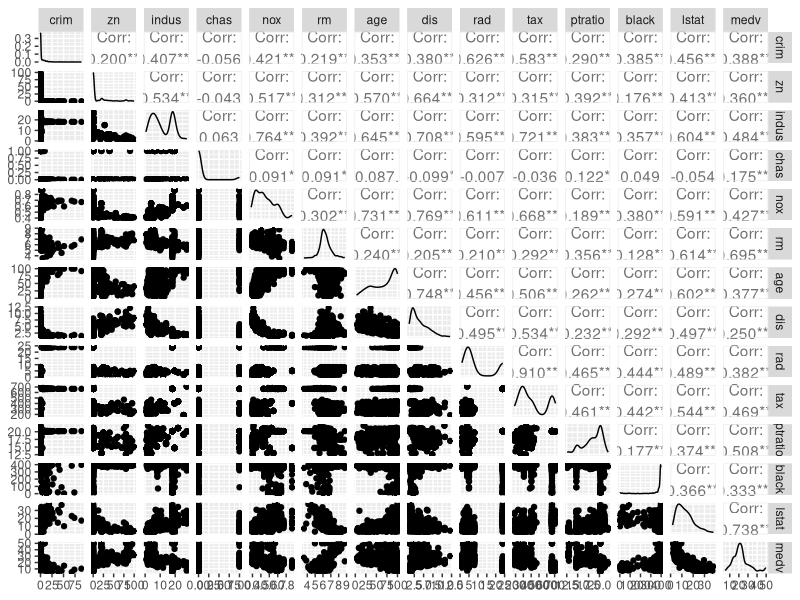
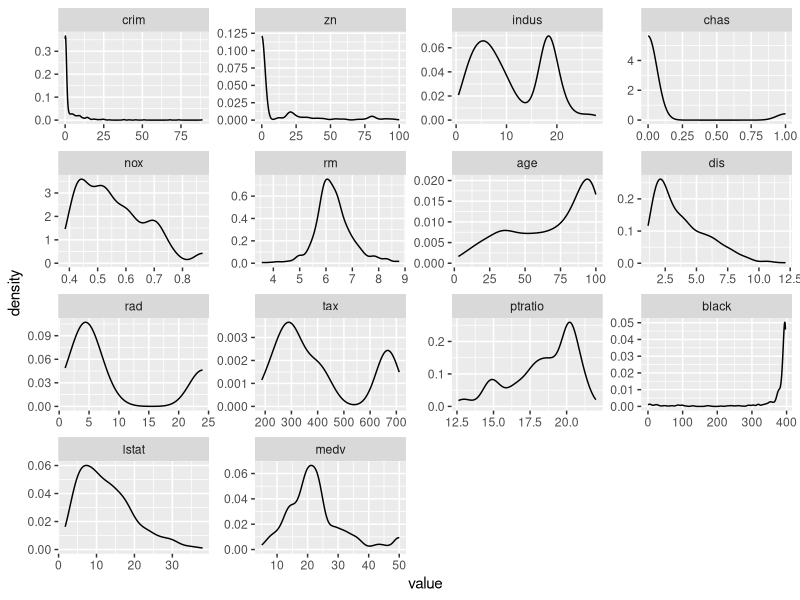
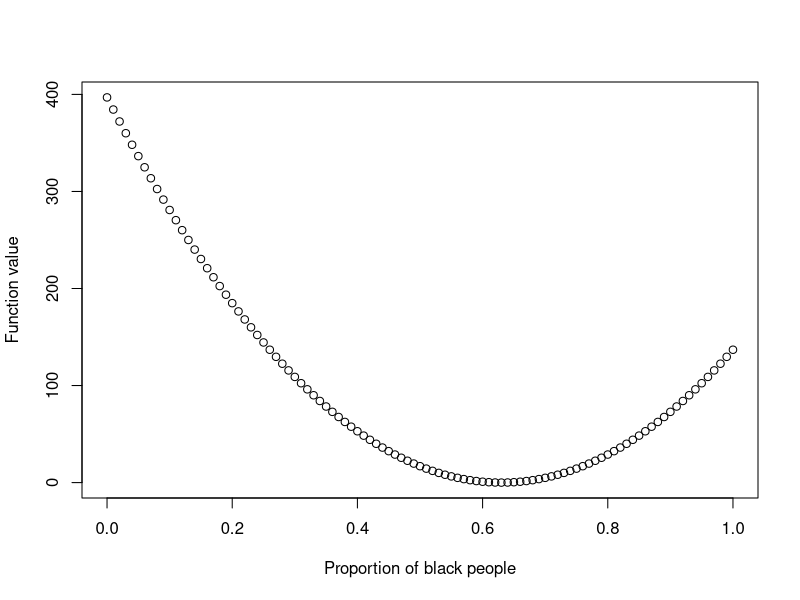
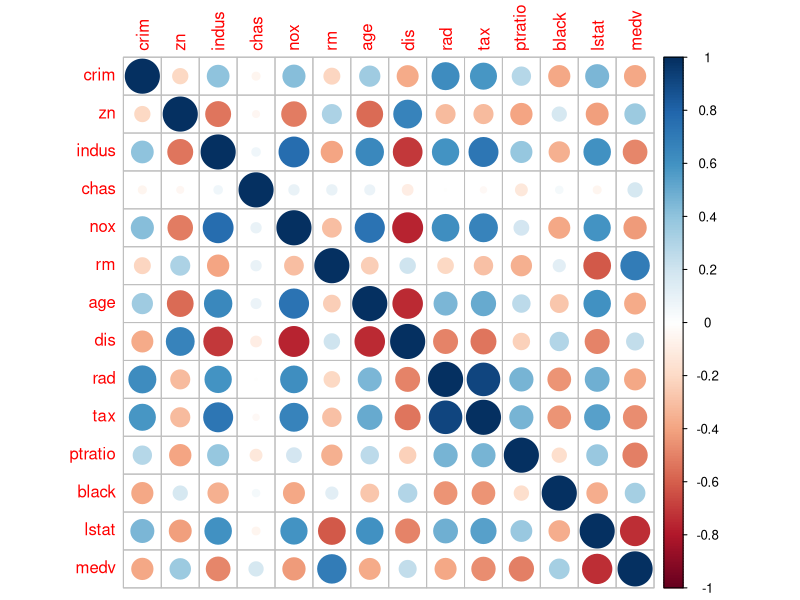
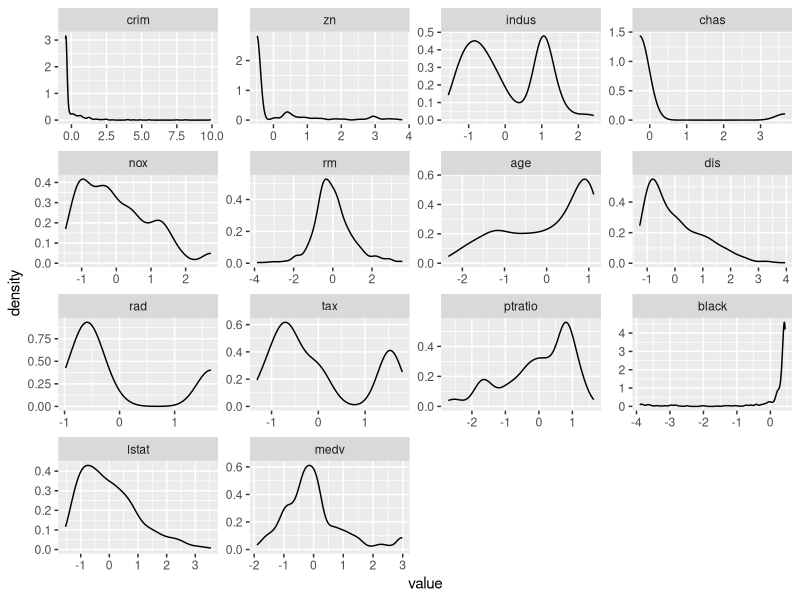
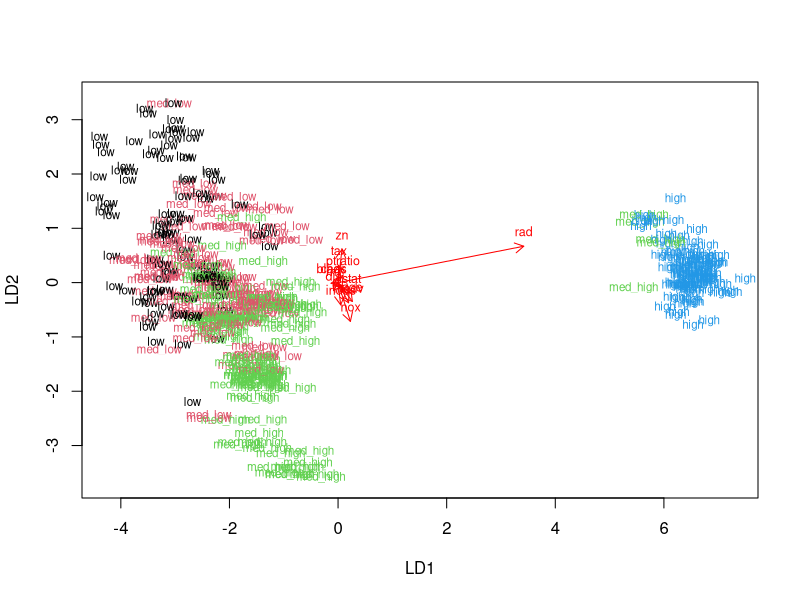
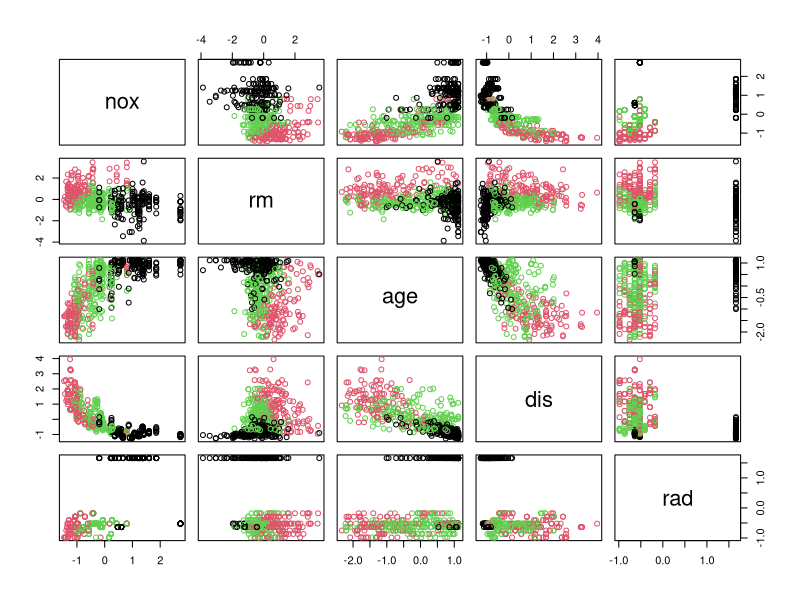
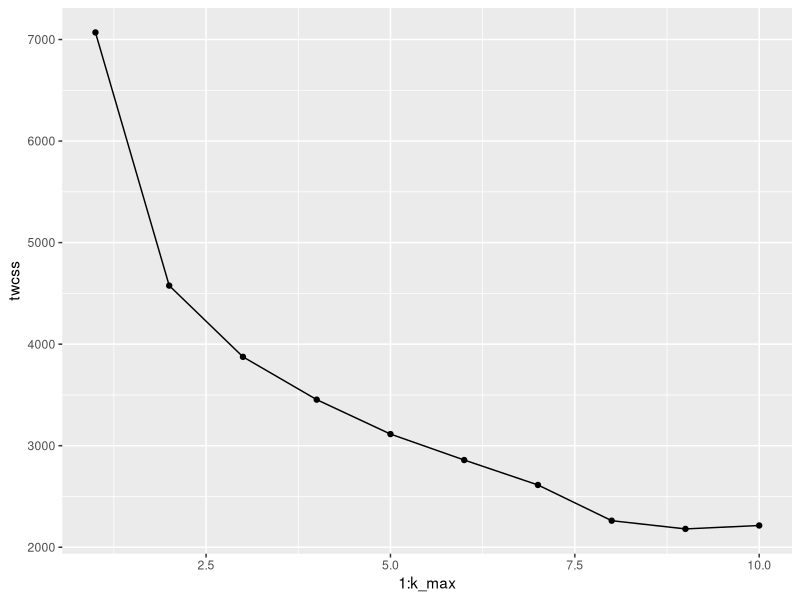

R code for these plots, in order:
## ---- chunk 1
# knitr is used to build this report, so it is included by default

# Remove the '##' from each line of R output blocks
knitr::opts_chunk$set(comment = '')

# Used knitr options: No "##" before output
library(dplyr)
library(ggplot2)
library(GGally)
library(gridExtra)
library(reshape2)
library(tidyr)
library(MASS)  # Contains the used dataset
library(corrplot)
set.seed(2020)
## ---- chunk 2
data("Boston")  # Creates variable named Boston
str(Boston)
knitr::kable(head(Boston, 5))
summary(Boston)
## ---- chunk 3
ggpairs(Boston)
## ---- chunk 4
longtable <- melt(Boston)
ggplot(longtable, aes(value)) + geom_density() + facet_wrap(~variable, scales="free")
## ---- chunk 5
x <- 0:100 / 100
y <- 1000*(x-0.63)^2
plot(x,y, xlab="Proportion of black people", ylab="Function value")
# Show the values of x when y > 375.38 (i.e. the value of 1st quantile)
x[y > 375.38]
## ---- chunk 6
corrplot(cor(Boston), method="circle")
## ---- chunk 7
scaled <- scale(Boston)

# scale() returns a matrix object, change it to a data.frame
scaled <- as.data.frame(scaled)
summary(scaled)

longtable <- melt(scaled)
ggplot(longtable, aes(value)) + geom_density() + facet_wrap(~variable, scales="free")
## ---- chunk 8
# create a quantile vector of crim and print it
bins <- quantile(scaled$crim)
bins

# create a categorical variable 'crime' and take a look using table()
crime <- cut(scaled$crim, breaks = bins, include.lowest = TRUE, label=c("low", "med_low", "med_high", "high"))
table(crime)

# remove original `crim` and add the new `crime` variable to the dataset
# Here I need to explicitly call dplyr::select, as MASS library also has a select function
scaled <- dplyr::select(scaled, -crim)
scaled <- data.frame(scaled, crime)
## ---- chunk 9
# number of rows in the Boston dataset 
n <- nrow(scaled)

# choose randomly 80% of the rows
ind <- sample(n,  size = n * 0.8)

# create train and test sets
train <- scaled[ind,]
test <- scaled[-ind,]  # note the minus!

# save the correct classes from test data
correct_classes_for_test <- test$crime

# remove the crime variable from test data
test <- dplyr::select(test, -crime)
## ---- chunk 10
lda.fit <- lda(crime ~ ., data = train)
lda.fit  # Just checking the output

# Function lifted directly from DataCamp exercises
# the function for lda biplot arrows
lda.arrows <- function(x, myscale = 1, arrow_heads = 0.1, color = "red", tex = 0.75, choices = c(1,2)){
  heads <- coef(x)
  arrows(x0 = 0, y0 = 0, 
         x1 = myscale * heads[,choices[1]], 
         y1 = myscale * heads[,choices[2]], col=color, length = arrow_heads)
  text(myscale * heads[,choices], labels = row.names(heads), 
       cex = tex, col=color, pos=3)
}

# target classes as numeric
classes <- as.numeric(train$crime)

# plot the lda results
plot(lda.fit, dimen = 2, col=classes, pch=classes)
lda.arrows(lda.fit, myscale = 1)
## ---- chunk 11
# predict classes with test data
lda.pred <- predict(lda.fit, newdata = test)
table(correct = correct_classes_for_test, predicted = lda.pred$class) %>% addmargins
## ---- chunk 12
# Reload original Boston dataset
data('Boston')

# Scale the dataset
boston_scaled <- scale(Boston) %>% as.data.frame()
# I won't repeat the summary here, it's the same as shown previously...

# Calculate euclidean distance and show it
dist_eu <- dist(boston_scaled)
summary(dist_eu)
 
# Let's calculate also manhattan distance for good measure
dist_man <- dist(boston_scaled, method="manhattan")
summary(dist_man)
## ---- chunk 13
km <-kmeans(boston_scaled, centers = 3)
# Plot a subset of boston_scaled data with clusters colored, just to see how it looks like
pairs(boston_scaled[5:9], col = km$cluster)
## ---- chunk 14
# Maximum number of clusters considered here
k_max <- 10

# This one is also copied from DataCamp...
# calculate the total within sum of squares
twcss <- sapply(1:k_max, function(k){kmeans(boston_scaled, k)$tot.withinss})

# Visualise!
qplot(x = 1:k_max, y = twcss, geom = c('line', 'point'))
## ---- chunk 15
# Re-cluster the data
km <-kmeans(boston_scaled, centers = 2)
# 
# plot the Boston dataset with clusters
# This time the full dataset with ggpairs -- it's stil going to be a mess, but it'll be a pretty mess.
ggpairs(boston_scaled, aes(col=as.factor(km$cluster)))
# This chunk emits a bunch of "Warning in cor(x, y): the standard deviation is zero" warning messages.
## ---- chunk 16
with_colors <- boston_scaled
with_colors$cluster <- as.factor(km$cluster)
longtable <- melt(with_colors)
ggplot(longtable, aes(value, col=cluster)) + geom_density() + facet_wrap(~variable, scales="free")
## ---- chunk 17
#with_colors <- boston_scaled
#with_colors$cluster <- as.factor(km$cluster)
subset <- dplyr::select(with_colors, c("indus", "age", "dis", "rad", "tax", "medv", "cluster"))
#subset$cluster <- as.factor(subset$cluster)
ggpairs(subset, aes(col=cluster))
## ---- chunk 18
# Reload original Boston dataset
data('Boston')

# Scale the dataset
bonus_scaled <- scale(Boston) %>% as.data.frame
summary(bonus_scaled)

# k-means clustering with 7 clusters
km <-kmeans(bonus_scaled, centers = 7)
summary(km)

# Add clusters to dataset
bonus_scaled$cluster <- km$cluster

# LDA fit targetting clusters
lda.fit <- lda(cluster ~ ., data = bonus_scaled)
lda.fit  # Just checking the output

# target classes as numeric
classes <- as.numeric(bonus_scaled$cluster)

# plot the lda results
plot(lda.fit, dimen = 2, col=classes, pch=classes)
lda.arrows(lda.fit, myscale = 1)
